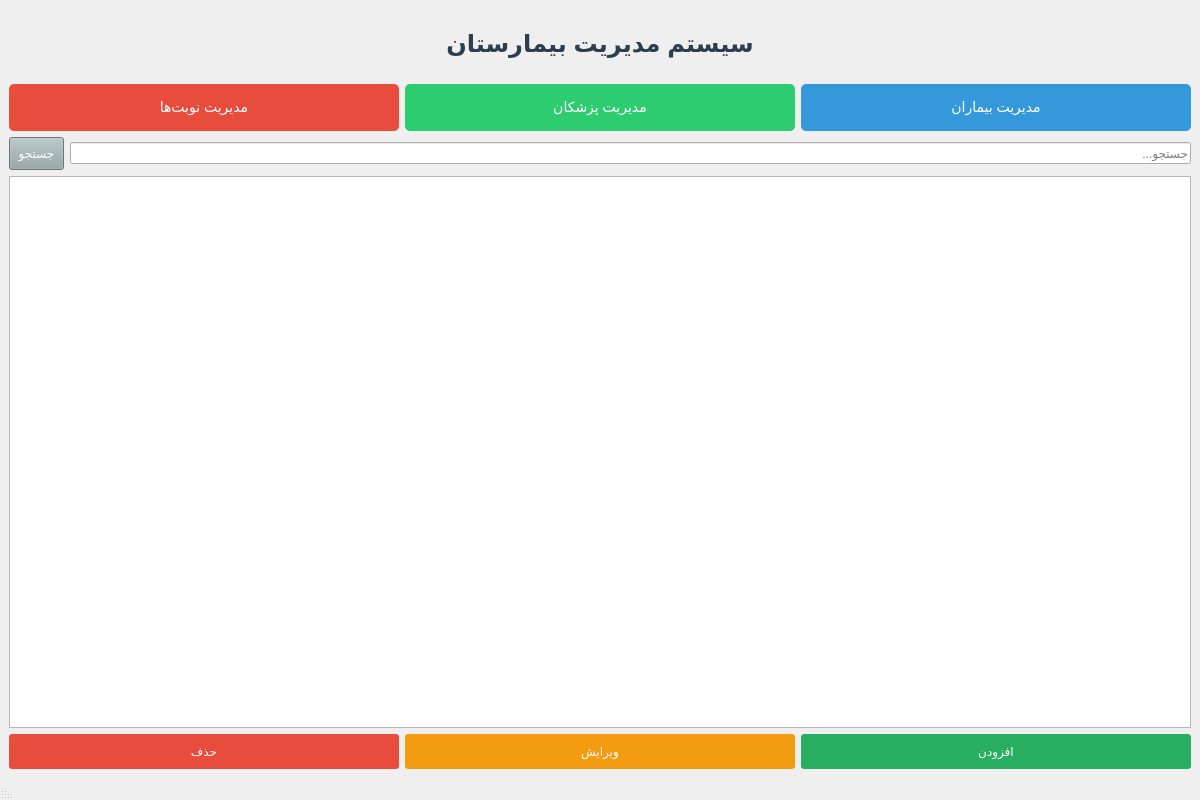
<?xml version="1.0" encoding="UTF-8"?>
<ui version="4.0">
 <class>MainWindow</class>
 <widget class="QMainWindow" name="MainWindow">
  <property name="geometry">
   <rect>
    <x>0</x>
    <y>0</y>
    <width>1200</width>
    <height>800</height>
   </rect>
  </property>
  <property name="windowTitle">
   <string>سیستم مدیریت بیمارستان</string>
  </property>
  <property name="layoutDirection">
   <enum>Qt::RightToLeft</enum>
  </property>
  <widget class="QWidget" name="centralwidget">
   <layout class="QVBoxLayout" name="verticalLayout">
    <item>
     <widget class="QLabel" name="label_title">
      <property name="text">
       <string>سیستم مدیریت بیمارستان</string>
      </property>
      <property name="alignment">
       <set>Qt::AlignCenter</set>
      </property>
      <property name="styleSheet">
       <string notr="true">font-size: 24px; font-weight: bold; color: #2c3e50; margin: 20px;</string>
      </property>
     </widget>
    </item>
    <item>
     <layout class="QHBoxLayout" name="nav_layout">
      <item>
       <widget class="QPushButton" name="btn_patients">
        <property name="text">
         <string>مدیریت بیماران</string>
        </property>
        <property name="styleSheet">
         <string notr="true">QPushButton { background-color: #3498db; color: white; padding: 15px; font-size: 14px; border-radius: 5px; }</string>
        </property>
       </widget>
      </item>
      <item>
       <widget class="QPushButton" name="btn_doctors">
        <property name="text">
         <string>مدیریت پزشکان</string>
        </property>
        <property name="styleSheet">
         <string notr="true">QPushButton { background-color: #2ecc71; color: white; padding: 15px; font-size: 14px; border-radius: 5px; }</string>
        </property>
       </widget>
      </item>
      <item>
       <widget class="QPushButton" name="btn_appointments">
        <property name="text">
         <string>مدیریت نوبت‌ها</string>
        </property>
        <property name="styleSheet">
         <string notr="true">QPushButton { background-color: #e74c3c; color: white; padding: 15px; font-size: 14px; border-radius: 5px; }</string>
        </property>
       </widget>
      </item>
     </layout>
    </item>
    <item>
     <layout class="QHBoxLayout" name="search_layout">
      <item>
       <widget class="QLineEdit" name="search_input">
        <property name="placeholderText">
         <string>جستجو...</string>
        </property>
       </widget>
      </item>
      <item>
       <widget class="QPushButton" name="btn_search">
        <property name="text">
         <string>جستجو</string>
        </property>
        <property name="styleSheet">
         <string notr="true">QPushButton { background-color: #95a5a6; color: white; padding: 8px; }</string>
        </property>
       </widget>
      </item>
     </layout>
    </item>
    <item>
     <widget class="QTableWidget" name="table">
      <property name="alternatingRowColors">
       <bool>true</bool>
      </property>
      <property name="selectionBehavior">
       <enum>QAbstractItemView::SelectRows</enum>
      </property>
     </widget>
    </item>
    <item>
     <layout class="QHBoxLayout" name="operation_layout">
      <item>
       <widget class="QPushButton" name="btn_add">
        <property name="text">
         <string>افزودن</string>
        </property>
        <property name="styleSheet">
         <string notr="true">QPushButton { background-color: #27ae60; color: white; padding: 10px; font-size: 12px; border-radius: 3px; }</string>
        </property>
       </widget>
      </item>
      <item>
       <widget class="QPushButton" name="btn_edit">
        <property name="text">
         <string>ویرایش</string>
        </property>
        <property name="styleSheet">
         <string notr="true">QPushButton { background-color: #f39c12; color: white; padding: 10px; font-size: 12px; border-radius: 3px; }</string>
        </property>
       </widget>
      </item>
      <item>
       <widget class="QPushButton" name="btn_delete">
        <property name="text">
         <string>حذف</string>
        </property>
        <property name="styleSheet">
         <string notr="true">QPushButton { background-color: #e74c3c; color: white; padding: 10px; font-size: 12px; border-radius: 3px; }</string>
        </property>
       </widget>
      </item>
     </layout>
    </item>
   </layout>
  </widget>
  <widget class="QMenuBar" name="menubar">
   <property name="geometry">
    <rect>
     <x>0</x>
     <y>0</y>
     <width>1200</width>
     <height>22</height>
    </rect>
   </property>
  </widget>
  <widget class="QStatusBar" name="statusbar"/>
 </widget>
 <resources/>
 <connections/>
</ui>
